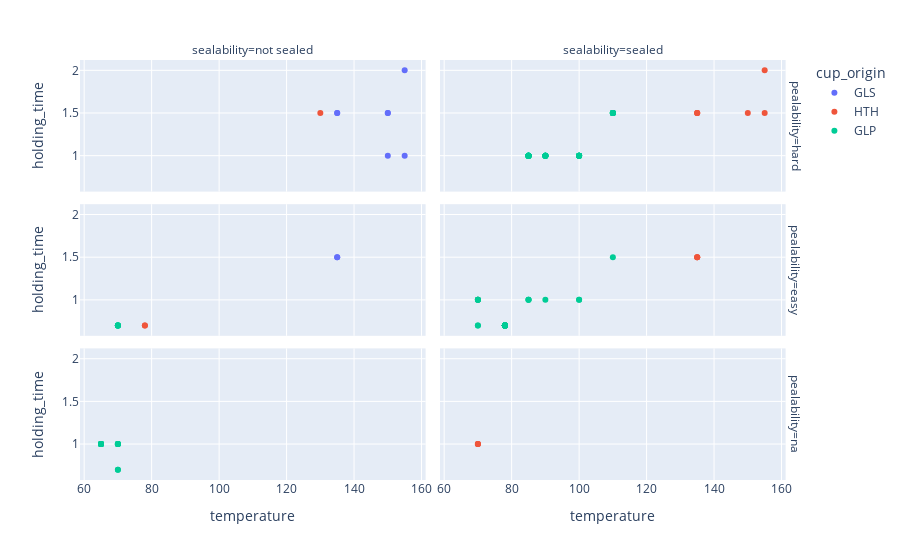

Source (notebook cell):
### Markdown cell above
### **Visualisation**

### Code cell
fig = px.scatter(
    df, 
    x="temperature", 
    y="holding_time", 
    color="cup_origin", 
    facet_col="sealability", 
    facet_row="pealability",
    )

fig.show()

### Figure 1 — Plotly figure (JSON) as saved in the notebook; plotly's stock layout.template omitted (floating-point values rounded to 4 significant figures)
{"data": [{"hovertemplate": "cup_origin=GLS<br>pealability=hard<br>sealability=not sealed<br>temperature=%{x}<br>holding_time=%{y}<extra></extra>", "legendgroup": "GLS", "marker": {"color": "#636efa", "symbol": "circle"}, "mode": "markers", "name": "GLS", "orientation": "v", "showlegend": true, "type": "scatter", "x": [150, 150, 150, 155, 155, 135, 135], "xaxis": "x5", "y": [1, 1.5, 1.5, 1, 2, 1.5, 1.5], "yaxis": "y5"}, {"hovertemplate": "cup_origin=GLS<br>pealability=easy<br>sealability=not sealed<br>temperature=%{x}<br>holding_time=%{y}<extra></extra>", "legendgroup": "GLS", "marker": {"color": "#636efa", "symbol": "circle"}, "mode": "markers", "name": "GLS", "orientation": "v", "showlegend": false, "type": "scatter", "x": [135, 135], "xaxis": "x3", "y": [1.5, 1.5], "yaxis": "y3"}, {"hovertemplate": "cup_origin=GLS<br>pealability=easy<br>sealability=sealed<br>temperature=%{x}<br>holding_time=%{y}<extra></extra>", "legendgroup": "GLS", "marker": {"color": "#636efa", "symbol": "circle"}, "mode": "markers", "name": "GLS", "orientation": "v", "showlegend": false, "type": "scatter", "x": [78, 78, 78, 78, 78, 78, 78, 78, 78, 78, 78, 78, 78, 78, 78, 78, 78, 78, 78, 78, 78, 78, 78], "xaxis": "x4", "y": [0.7, 0.7, 0.7, 0.7, 0.7, 0.7, 0.7, 0.7, 0.7, 0.7, 0.7, 0.7, 0.7, 0.7, 0.7, 0.7, 0.7, 0.7, 0.7, 0.7, 0.7, 0.7, 0.7], "yaxis": "y4"}, {"hovertemplate": "cup_origin=HTH<br>pealability=hard<br>sealability=not sealed<br>temperature=%{x}<br>holding_time=%{y}<extra></extra>", "legendgroup": "HTH", "marker": {"color": "#EF553B", "symbol": "circle"}, "mode": "markers", "name": "HTH", "orientation": "v", "showlegend": true, "type": "scatter", "x": [130], "xaxis": "x5", "y": [1.5], "yaxis": "y5"}, {"hovertemplate": "cup_origin=HTH<br>pealability=hard<br>sealability=sealed<br>temperature=%{x}<br>holding_time=%{y}<extra></extra>", "legendgroup": "HTH", "marker": {"color": "#EF553B", "symbol": "circle"}, "mode": "markers", "name": "HTH", "orientation": "v", "showlegend": false, "type": "scatter", "x": [155, 155, 150, 135, 135, 135], "xaxis": "x6", "y": [2, 1.5, 1.5, 1.5, 1.5, 1.5], "yaxis": "y6"}, {"hovertemplate": "cup_origin=HTH<br>pealability=easy<br>sealability=not sealed<br>temperature=%{x}<br>holding_time=%{y}<extra></extra>", "legendgroup": "HTH", "marker": {"color": "#EF553B", "symbol": "circle"}, "mode": "markers", "name": "HTH", "orientation": "v", "showlegend": false, "type": "scatter", "x": [78, 78], "xaxis": "x3", "y": [0.7, 0.7], "yaxis": "y3"}, {"hovertemplate": "cup_origin=HTH<br>pealability=easy<br>sealability=sealed<br>temperature=%{x}<br>holding_time=%{y}<extra></extra>", "legendgroup": "HTH", "marker": {"color": "#EF553B", "symbol": "circle"}, "mode": "markers", "name": "HTH", "orientation": "v", "showlegend": false, "type": "scatter", "x": [135, 135, 135, 78, 78, 78, 78, 78, 78, 78, 78, 78, 78, 78, 70], "xaxis": "x4", "y": [1.5, 1.5, 1.5, 0.7, 0.7, 0.7, 0.7, 0.7, 0.7, 0.7, 0.7, 0.7, 0.7, 0.7, 1], "yaxis": "y4"}, {"hovertemplate": "cup_origin=HTH<br>pealability=na<br>sealability=sealed<br>temperature=%{x}<br>holding_time=%{y}<extra></extra>", "legendgroup": "HTH", "marker": {"color": "#EF553B", "symbol": "circle"}, "mode": "markers", "name": "HTH", "orientation": "v", "showlegend": false, "type": "scatter", "x": [70, 70, 70], "xaxis": "x2", "y": [1, 1, 1], "yaxis": "y2"}, {"hovertemplate": "cup_origin=GLP<br>pealability=hard<br>sealability=sealed<br>temperature=%{x}<br>holding_time=%{y}<extra></extra>", "legendgroup": "GLP", "marker": {"color": "#00cc96", "symbol": "circle"}, "mode": "markers", "name": "GLP", "orientation": "v", "showlegend": true, "type": "scatter", "x": [110, 110, 110, 110, 110, 110, 110, 110, 110, 100, 100, 100, 100, 100, 100, 100, 100, 100, 85, 85, 85, 85, 85, 85, 85, 85, 85, 85, 85, 85, 85, 85, 85, 85, 90, 90, 90, 90, 90, 90, 90, 90, 90], "xaxis": "x6", "y": [1.5, 1.5, 1.5, 1.5, 1.5, 1.5, 1.5, 1.5, 1.5, 1, 1, 1, 1, 1, 1, 1, 1, 1, 1, 1, 1, 1, 1, 1, 1, 1, 1, 1, 1, 1, 1, 1, 1, 1, 1, 1, 1, 1, 1, 1, 1, 1, 1], "yaxis": "y6"}, {"hovertemplate": "cup_origin=GLP<br>pealability=easy<br>sealability=not sealed<br>temperature=%{x}<br>holding_time=%{y}<extra></extra>", "legendgroup": "GLP", "marker": {"color": "#00cc96", "symbol": "circle"}, "mode": "markers", "name": "GLP", "orientation": "v", "showlegend": false, "type": "scatter", "x": [70, 70, 70, 70, 70, 70, 70], "xaxis": "x3", "y": [0.7, 0.7, 0.7, 0.7, 0.7, 0.7, 0.7], "yaxis": "y3"}, {"hovertemplate": "cup_origin=GLP<br>pealability=easy<br>sealability=sealed<br>temperature=%{x}<br>holding_time=%{y}<extra></extra>", "legendgroup": "GLP", "marker": {"color": "#00cc96", "symbol": "circle"}, "mode": "markers", "name": "GLP", "orientation": "v", "showlegend": false, "type": "scatter", "x": [110, 100, 100, 70, 70, 85, 78, 78, 78, 78, 78, 78, 78, 78, 78, 78, 78, 78, 78, 78, 78, 85, 85, 90, 70, 70, 70, 70], "xaxis": "x4", "y": [1.5, 1, 1, 0.7, 0.7, 1, 0.7, 0.7, 0.7, 0.7, 0.7, 0.7, 0.7, 0.7, 0.7, 0.7, 0.7, 0.7, 0.7, 0.7, 0.7, 1, 1, 1, 1, 1, 1, 1], "yaxis": "y4"}, {"hovertemplate": "cup_origin=GLP<br>pealability=na<br>sealability=not sealed<br>temperature=%{x}<br>holding_time=%{y}<extra></extra>", "legendgroup": "GLP", "marker": {"color": "#00cc96", "symbol": "circle"}, "mode": "markers", "name": "GLP", "orientation": "v", "showlegend": false, "type": "scatter", "x": [70, 70, 65, 65, 65, 65, 65, 65, 65, 65, 65, 65, 70, 70, 70, 70, 70, 70], "xaxis": "x", "y": [0.7, 0.7, 1, 1, 1, 1, 1, 1, 1, 1, 1, 1, 1, 1, 1, 1, 1, 1], "yaxis": "y"}], "layout": {"annotations": [{"font": {}, "showarrow": false, "text": "sealability=not sealed", "x": 0.24, "xanchor": "center", "xref": "paper", "y": 1.0, "yanchor": "bottom", "yref": "paper"}, {"font": {}, "showarrow": false, "text": "sealability=sealed", "x": 0.74, "xanchor": "center", "xref": "paper", "y": 1.0, "yanchor": "bottom", "yref": "paper"}, {"font": {}, "showarrow": false, "text": "pealability=na", "textangle": 90, "x": 0.98, "xanchor": "left", "xref": "paper", "y": 0.1567, "yanchor": "middle", "yref": "paper"}, {"font": {}, "showarrow": false, "text": "pealability=easy", "textangle": 90, "x": 0.98, "xanchor": "left", "xref": "paper", "y": 0.5, "yanchor": "middle", "yref": "paper"}, {"font": {}, "showarrow": false, "text": "pealability=hard", "textangle": 90, "x": 0.98, "xanchor": "left", "xref": "paper", "y": 0.8433, "yanchor": "middle", "yref": "paper"}], "legend": {"title": {"text": "cup_origin"}, "tracegroupgap": 0}, "margin": {"t": 60}, "xaxis": {"anchor": "y", "domain": [0, 0.48], "title": {"text": "temperature"}}, "xaxis2": {"anchor": "y2", "domain": [0.5, 0.98], "matches": "x", "title": {"text": "temperature"}}, "xaxis3": {"anchor": "y3", "domain": [0, 0.48], "matches": "x", "showticklabels": false}, "xaxis4": {"anchor": "y4", "domain": [0.5, 0.98], "matches": "x", "showticklabels": false}, "xaxis5": {"anchor": "y5", "domain": [0, 0.48], "matches": "x", "showticklabels": false}, "xaxis6": {"anchor": "y6", "domain": [0.5, 0.98], "matches": "x", "showticklabels": false}, "yaxis": {"anchor": "x", "domain": [0, 0.3133], "title": {"text": "holding_time"}}, "yaxis2": {"anchor": "x2", "domain": [0, 0.3133], "matches": "y", "showticklabels": false}, "yaxis3": {"anchor": "x3", "domain": [0.3433, 0.6567], "matches": "y", "title": {"text": "holding_time"}}, "yaxis4": {"anchor": "x4", "domain": [0.3433, 0.6567], "matches": "y", "showticklabels": false}, "yaxis5": {"anchor": "x5", "domain": [0.6867, 1.0], "matches": "y", "title": {"text": "holding_time"}}, "yaxis6": {"anchor": "x6", "domain": [0.6867, 1.0], "matches": "y", "showticklabels": false}}}
